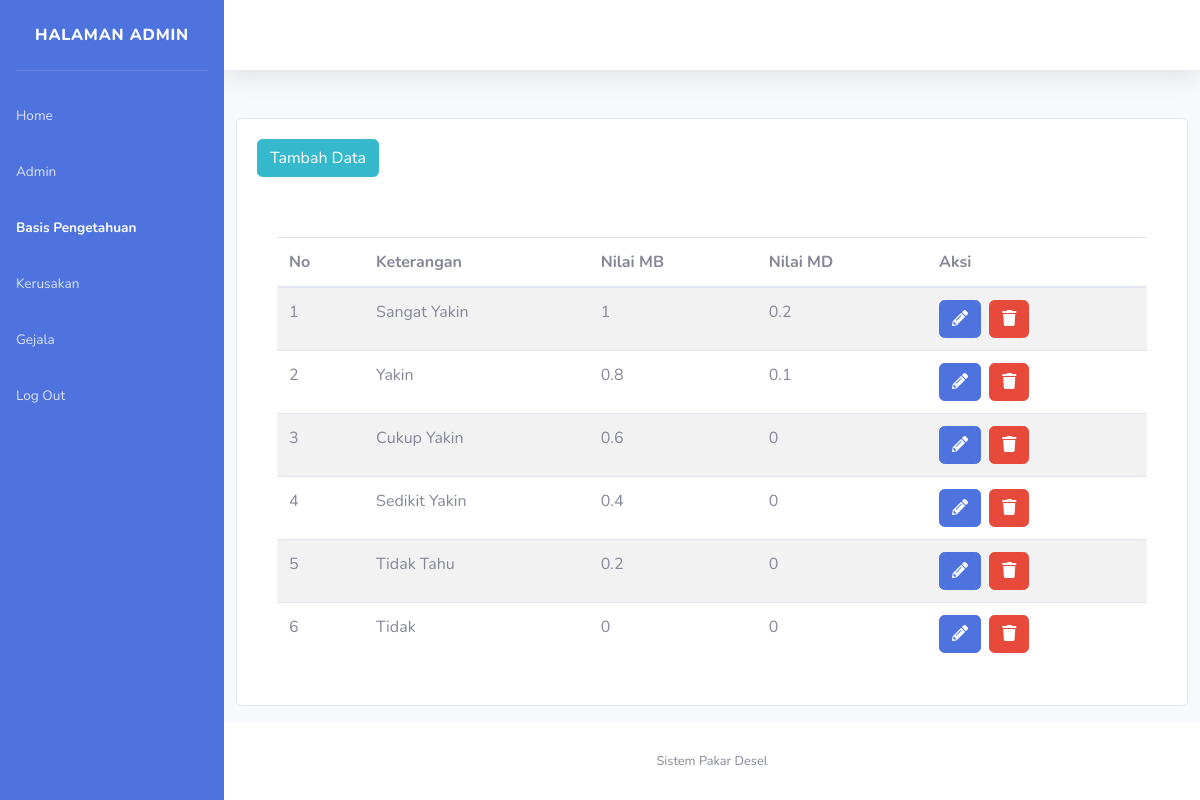
Page /basispengetahuan/index.php (signed in) on the committed database.
### tables this page shows
CREATE TABLE `basis_pengetahuan` (
  `id_pengetahuan` int(11) NOT NULL,
  `id_admin` int(11) NOT NULL,
  `keterangan` varchar(50) NOT NULL,
  `mb_basis` float NOT NULL,
  `md_basis` float NOT NULL
);

### config/config.php (called while the page is built, shortened)
<?php
function base_url($url = null)
{
    $base_url = "http://localhost/sistempakardesel";
    if ($url != null) {
        return $base_url . "/" . $url;
    } else {
        return $base_url;
    }
}

### basispengetahuan/index.php (the view, shortened to what this page needs)
<?php include_once('header.php');
require_once "../config/config.php";
?>
<div class="col-lg-12 mt-5">
    <div class="card">
        <div class="card-body">
            <a class="btn btn-info btn-action btn-xs mr-1" href="add.php" data-toggle="tooltip" title="Tambah Data"><span>Tambah Data</span></a>
        </div>
        <div class="card-body">
            <div class="card-body">
                <div class="table-responsive">
                    <div class="table-responsive">
                        <table class="table table-striped mb-0 pengetahuan" id="pengetahuan">
                            <thead>
                                <tr>
                                    <th>No</th>
                                    <th>Keterangan</th>
                                    <th>Nilai MB</th>
                                    <th>Nilai MD</th>
                                    <th>Aksi</th>
                                </tr>
                            </thead>
                            <tbody>
                                <?php
                                $SqlQuery = mysqli_query($con, "SELECT * FROM basis_pengetahuan");
                                $no = 1;
                                if (mysqli_num_rows($SqlQuery) > 0) {
                                    while ($row = mysqli_fetch_array($SqlQuery)) {
                                ?>
                                        <tr>
                                            <td><?= $no++ ?></td>
                                            <td><?= $row['keterangan'] ?></td>
                                            <td><?= $row['mb_basis'] ?></td>
                                            <td><?= $row['md_basis'] ?></td>
                                            <td>
                                                <a href="edit.php?id=<?= $row['id_pengetahuan'] ?>" class="btn btn-primary btn-action mr-1" title="Edit"><i class="fas fa-pencil-alt"></i></a>
                                                <a href="delete.php?id=<?= $row['id_pengetahuan'] ?>" class="btn btn-danger btn-xs delete-data" title="hapus"><i class="fas fa-trash"></i></a>
                                            </td>
                                        </tr>
                                <?php
                                    }
                                } else {
                                    echo "<tr><td colspan=\"8\" align=\"center\">data tidak ada</td></tr>";
                                }
                                ?>
                            </tbody>
                        </table>
                    </div>
                </div>
            </div>
        </div>
    </div>
</div>
</div>
<?php include_once('footer.php');
?>

### basispengetahuan/header.php (shortened to what this page needs)
<?php
require_once "../config/config.php";
if (!isset($_SESSION['username'])) {
    echo "<script>window.location='" . base_url('') . "';</script>";
} else {
?>
    <!DOCTYPE html>
    <html lang="en">
    <head>
        <link href="<?= base_url() ?>/vendor/fontawesome-free/css/all.min.css" rel="stylesheet" type="text/css">
        <link href="../datatable/css/datatables.css" rel="stylesheet" type="text/css">
        <link href="../sweetalert/sweetalert.css" rel="stylesheet" type="text/css">
        <link href="<?= base_url() ?>/css/sb-admin-2.min.css" rel="stylesheet">
    </head>
    <body id="page-top">
        <div id="wrapper">
            <ul class="navbar-nav bg-primary sidebar sidebar-dark accordion" id="accordionSidebar">
                <a class="sidebar-brand d-flex align-items-center justify-content-center" href="index.php">
                    <span>Halaman Admin</span>
                </a>
                <hr class="sidebar-divider">
                <li class="nav-item">
                    <a class="nav-link" href="<?= base_url() ?>/dashboard/index.php">
                        <span>Home</span></a>
                </li>
                <li class="nav-item">
                    <a class="nav-link" href="<?= base_url() ?>/admin/index.php">
                        <span>Admin</span></a>
                </li>
                <li class="nav-item active">
                    <a class="nav-link" href="<?= base_url() ?>/basispengetahuan/index.php">
                        <span>Basis Pengetahuan</span></a>
                </li>
                <li class="nav-item">
                    <a class="nav-link" href="<?= base_url() ?>/kerusakan/index.php">
                        <span>Kerusakan</span></a>
                </li>
                <li class="nav-item">
                    <a class="nav-link" href="<?= base_url() ?>/gejala/index.php">
                        <span>Gejala</span></a>
                </li>
                <li class="nav-item">
                    <a class="nav-link" href="<?= base_url() ?>/auth/logout.php">
                        <span>Log Out</span></a>
                </li>
            </ul>
            <div id="content-wrapper" class="d-flex flex-column">
                <div id="content">
                    <nav class="navbar navbar-expand navbar-light bg-white topbar mb-4 static-top shadow">
                    </nav>
                <?php
            }
                ?>

### basispengetahuan/footer.php (shortened to what this page needs)
<footer class="sticky-footer bg-white">
    <div class="container my-auto">
        <div class="copyright text-center my-auto">
            <span>Sistem Pakar Desel</span>
        </div>
    </div>
</footer>
</div>
</div>
</body>
</html>

### rows in the picture
basis_pengetahuan: keterangan "Sangat Yakin", mb_basis "1", md_basis "0.2"
basis_pengetahuan: keterangan "Yakin", mb_basis "0.8", md_basis "0.1"
basis_pengetahuan: keterangan "Cukup Yakin", mb_basis "0.6", md_basis "0"
basis_pengetahuan: keterangan "Sedikit Yakin", mb_basis "0.4", md_basis "0"
basis_pengetahuan: keterangan "Tidak Tahu", mb_basis "0.2", md_basis "0"
basis_pengetahuan: keterangan "Tidak", mb_basis "0", md_basis "0"
